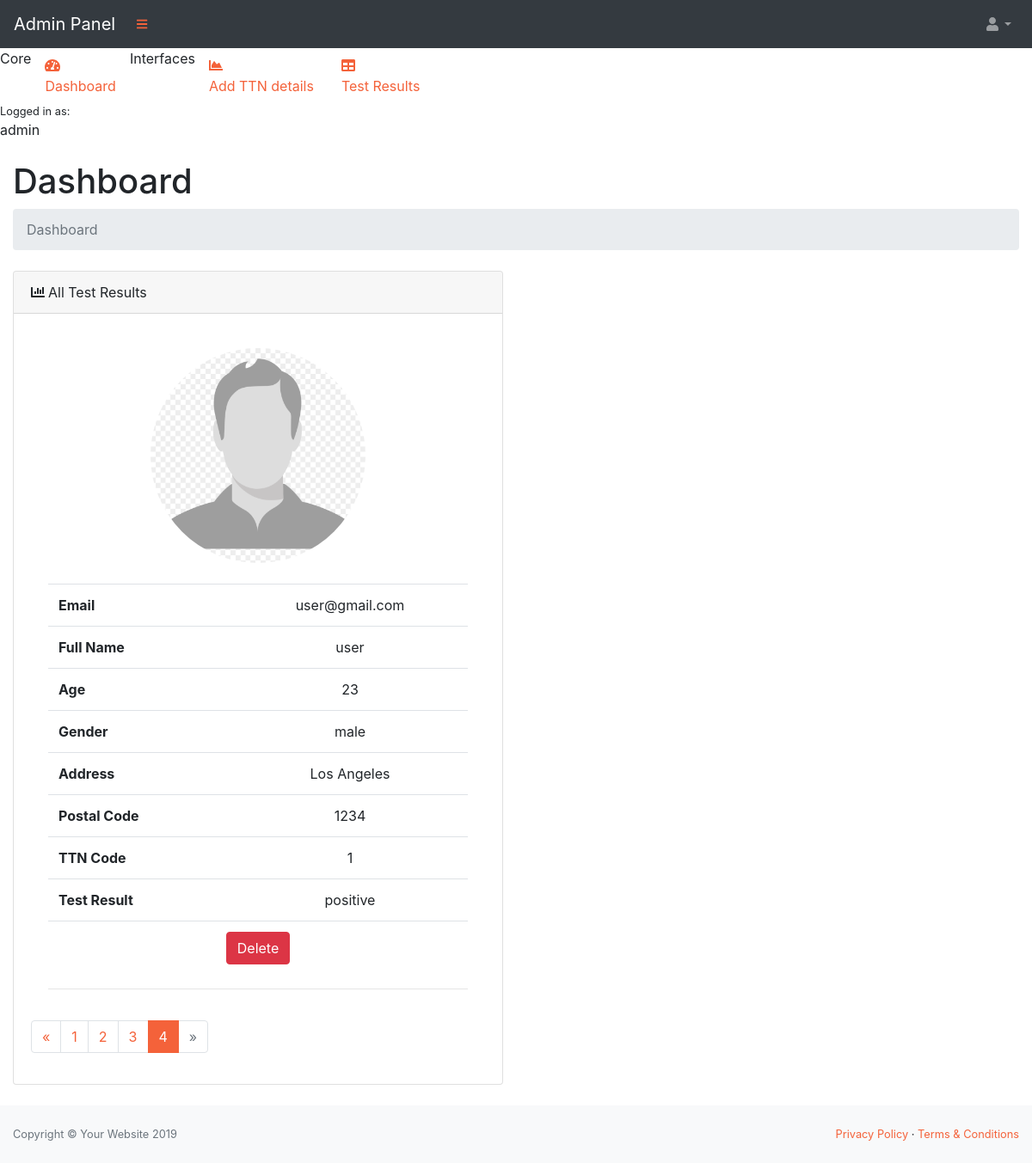
The page /test_results/?page=4 (signed in) on the database its author committed.
### app/models.py (models this page shows)
class TestResults(models.Model):
    email = models.EmailField(max_length=150, null=False)
    full_name = models.CharField(max_length=150, null=False)
    age = models.IntegerField(null=False)
    gender = models.CharField(max_length=150, null=False)
    address = models.TextField()
    postcode = models.CharField(max_length=150, null=False)
    ttn_code = models.OneToOneField(TTN, related_name="test_ttn", on_delete=models.CASCADE)
    test_result = models.CharField(max_length=150, null=False)

class TTN(models.Model):
    ttn_no = models.CharField(max_length=150, null=False, unique=True)

### app/views.py (the view)
# urls.py: url(r'^test_results/', views.test_results, name="test_results"),
def test_results(request):
    if 'admin_logged' in request.session:
        test_resultss = TestResults.objects.all().order_by('-id')
        page = request.GET.get('page', 1)
        paginator = Paginator(test_resultss, 1)
        try:
            test_resultss = paginator.page(page)
        except PageNotAnInteger:
            test_resultss = paginator.page(1)
        except EmptyPage:
            test_resultss = paginator.page(paginator.num_pages)
        return render(request, 'adminPanel/test_results.html', {'test_results':test_resultss})
    else:
        return redirect('admin_login')

### app/templates/adminPanel/test_results.html (shortened to what this page needs)
{% include './includes/sidebar.html' %}
{% load static %}
<div id="layoutSidenav_content">
    <main>
        <div class="container-fluid">
            <h1 class="mt-4">Dashboard</h1>
            <ol class="breadcrumb mb-4">
                <li class="breadcrumb-item active">Dashboard</li>
            </ol>
            <div class="row">
                <div class="col-xl-6">
                    <div class="card mb-4">
                        <div class="card-header"><i class="fas fa-chart-bar mr-1"></i>All Test Results</div>
                        <div class="card-body">
                            {% for test_result in test_results %}
                                <div class="card-body">
                                    <div class="d-flex justify-content-center">
                                        <img src="{% static 'img/user-img.png' %}" style="border-radius:50%; height:250px; width:250px;" />
                                    </div>
                                    <br>
                                    <table class="table" border="0">
                                        <tbody>
                                        <tr>
                                            <td><strong>Email</strong></td>
                                            <td align="center">{{test_result.email}}</td>
                                        </tr>
                                        <tr>
                                            <td><strong>Full Name</strong></td>
                                            <td align="center">{{test_result.full_name}}</td>
                                        </tr>
                                        <tr>
                                            <td><strong>Age</strong></td>
                                            <td align="center">{{test_result.age}}</td>
                                        </tr>
                                        <tr>
                                            <td><strong>Gender</strong></td>
                                            <td align="center">{{test_result.gender}}</td>
                                        </tr>
                                        <tr>
                                            <td><strong>Address</strong></td>
                                            <td align="center">{{test_result.address}}</td>
                                        </tr>
                                        <tr>
                                            <td><strong>Postal Code</strong></td>
                                            <td align="center">{{test_result.postcode}}</td>
                                        </tr>
                                        <tr>
                                            <td><strong>TTN Code</strong></td>
                                            <td align="center">{{test_result.ttn_code.ttn_no}}</td>
                                        </tr>
                                        <tr>
                                            <td><strong>Test Result</strong></td>
                                            <td align="center">{{test_result.test_result}}</td>
                                        </tr>
                                        <tr>
                                            <td colspan="2" align="center"><a class="btn btn-danger" href="{% url 'delete_test_result' id=test_result.id %}" style="color:white">Delete</a></td>
                                        </tr>
                                        </tbody>
                                    </table>
                                    <hr>
                                </div>
                            {% endfor %}
                            {% if test_results.has_other_pages %}
                            <ul class="pagination">
                                {% if test_results.has_previous %}
                                <li class = "page-item"><a class = "page-link" href="?page={{ test_results.previous_page_number }}">&laquo;</a></li>
                                {% else %}
                                <li class = "page-item" class="disabled"><span class = "page-link">&laquo;</span></li>
                                {% endif %}
                                {% for i in test_results.paginator.page_range %}
                                {% if test_results.number == i %}
                                <li  class="active page-item"><span class = "page-link">{{ i }} <span class="sr-only">(current)</span></span></li>
                                {% else %}
                                <li class = "page-item"><a class = "page-link" href="?page={{ i }}">{{ i }}</a></li>
                                {% endif %}
                                {% endfor %}
                                {% if test_results.has_next %}
                                <li class = "page-item"><a class = "page-link" href="?page={{ test_results.next_page_number }}">&raquo;</a></li>
                                {% else %}
                                <li class="disabled page-item"><span class = "page-link">&raquo;</span></li>
                                {% endif %}
                            </ul>
                            {% endif %}
                        </div>
                    </div>
                </div>
            </div>
        </div>
    </main>
    {% include './includes/footer.html' %}

### rows shown on the page
TestResults: email "user@gmail.com", full_name "user", age "23", gender "male", address "Los Angeles", postcode "1234", ttn_code.ttn_no "1", test_result "positive"

### other values the page prints
{{ request.session.admin_name }} "admin"
{{ i }} "1" "2" "3"
{{ i }} "4"
